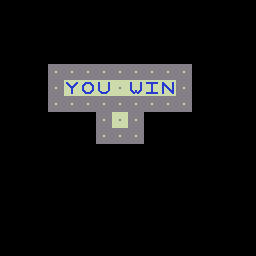

Tiled map render using the project's own tile images. Description and the whole map definition, tile-layer contents included, below:
An orthogonal 16x16 tile map with 16x16 px tiles, 2 tile layers (Ground, Walls), 2 tilesets and 2 objects.

<map version="1.2" tiledversion="1.2.4" orientation="orthogonal" renderorder="right-down" width="16" height="16" tilewidth="16" tileheight="16" infinite="0" nextlayerid="4" nextobjectid="5">
 <tileset firstgid="1" source="level-tiles.tsx" />
 <tileset firstgid="65" source="player.tsx" />
 <layer id="1" name="Ground" width="16" height="16">
  <data encoding="csv">
0,0,0,0,0,0,0,0,0,0,0,0,0,0,0,0,
0,0,0,0,0,0,0,0,0,0,0,0,0,0,0,0,
0,0,0,0,0,0,0,0,0,0,0,0,0,0,0,0,
0,0,0,0,0,0,0,0,0,0,0,0,0,0,0,0,
0,0,0,0,0,0,0,0,0,0,0,0,0,0,0,0,
0,0,0,0,49,50,51,2,52,53,54,0,0,0,0,0,
0,0,0,0,0,0,0,0,0,0,0,0,0,0,0,0,
0,0,0,0,0,0,0,2,0,0,0,0,0,0,0,0,
0,0,0,0,0,0,0,0,0,0,0,0,0,0,0,0,
0,0,0,0,0,0,0,0,0,0,0,0,0,0,0,0,
0,0,0,0,0,0,0,0,0,0,0,0,0,0,0,0,
0,0,0,0,0,0,0,0,0,0,0,0,0,0,0,0,
0,0,0,0,0,0,0,0,0,0,0,0,0,0,0,0,
0,0,0,0,0,0,0,0,0,0,0,0,0,0,0,0,
0,0,0,0,0,0,0,0,0,0,0,0,0,0,0,0,
0,0,0,0,0,0,0,0,0,0,0,0,0,0,0,0
</data>
 </layer>
 <layer id="2" name="Walls" width="16" height="16">
  <data encoding="csv">
0,0,0,0,0,0,0,0,0,0,0,0,0,0,0,0,
0,0,0,0,0,0,0,0,0,0,0,0,0,0,0,0,
0,0,0,0,0,0,0,0,0,0,0,0,0,0,0,0,
0,0,0,0,0,0,0,0,0,0,0,0,0,0,0,0,
0,0,0,1,1,1,1,1,1,1,1,1,0,0,0,0,
0,0,0,1,0,0,0,0,0,0,0,1,0,0,0,0,
0,0,0,1,1,1,1,1,1,1,1,1,0,0,0,0,
0,0,0,0,0,0,1,0,1,0,0,0,0,0,0,0,
0,0,0,0,0,0,1,1,1,0,0,0,0,0,0,0,
0,0,0,0,0,0,0,0,0,0,0,0,0,0,0,0,
0,0,0,0,0,0,0,0,0,0,0,0,0,0,0,0,
0,0,0,0,0,0,0,0,0,0,0,0,0,0,0,0,
0,0,0,0,0,0,0,0,0,0,0,0,0,0,0,0,
0,0,0,0,0,0,0,0,0,0,0,0,0,0,0,0,
0,0,0,0,0,0,0,0,0,0,0,0,0,0,0,0,
0,0,0,0,0,0,0,0,0,0,0,0,0,0,0,0
</data>
 </layer>
 <objectgroup id="3" name="Objects">
  <object id="3" gid="41" x="224" y="224" width="16" height="16">
   <properties>
    <property name="next_level" value="nowhere" />
   </properties>
  </object>
  <object id="4" gid="65" x="112" y="128" width="12" height="12" />
 </objectgroup>
</map>
